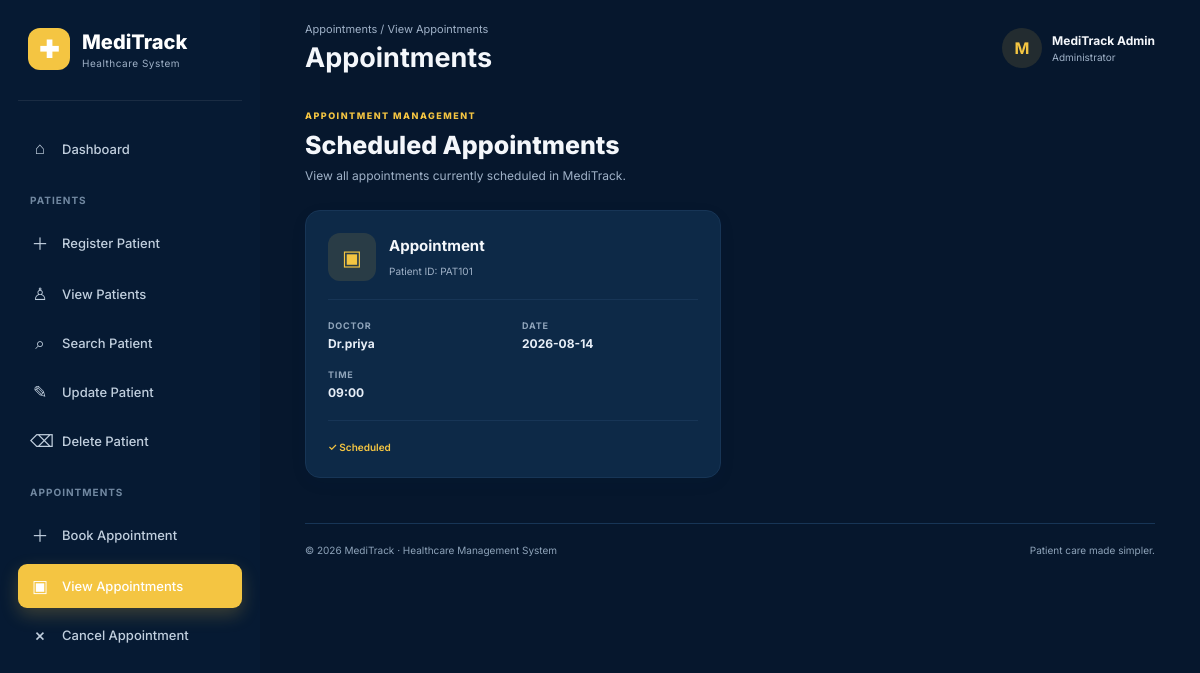
The app's page /appointments with its own data.
### models.py (models this page shows)
class Appointment(Base):
    __tablename__ = "appointments"
    id = Column(Integer, primary_key=True, index=True)
    patient_id = Column(String)
    doctor = Column(String)
    date = Column(String)
    time = Column(String)

### app.py (the view)
@app.get("/appointments", response_class=HTMLResponse)
def view_appointments(request: Request):
    db = SessionLocal()
    appointment_list = db.query(models.Appointment).all()
    db.close()
    return templates.TemplateResponse(
        request=request,
        name="appointments.html",
        context={
            "request": request,
            "appointment_list": appointment_list
        }
    )

### templates/appointments.html (shortened to what this page needs)
<!DOCTYPE html>
<html lang="en">
<head>
<link rel="stylesheet" href="/static/style.css">
</head>
<body>
<aside class="sidebar">
<div class="brand">
<div class="brand-icon">✚</div>
<div>
<h2>MediTrack</h2>
<span>Healthcare System</span>
</div>
</div>
<nav class="sidebar-nav">
<a href="/" class="nav-item"><span>⌂</span>Dashboard</a>
<div class="nav-title">PATIENTS</div>
<a href="/register" class="nav-item"><span>＋</span>Register Patient</a>
<a href="/patients" class="nav-item"><span>♙</span>View Patients</a>
<a href="/search" class="nav-item"><span>⌕</span>Search Patient</a>
<a href="/update" class="nav-item"><span>✎</span>Update Patient</a>
<a href="/delete" class="nav-item danger-link"><span>⌫</span>Delete Patient</a>
<div class="nav-title">APPOINTMENTS</div>
<a href="/book-appointment" class="nav-item"><span>＋</span>Book Appointment</a>
<a href="/appointments" class="nav-item active"><span>▣</span>View Appointments</a>
<a href="/cancel-appointment" class="nav-item"><span>×</span>Cancel Appointment</a>
</nav>
</aside>
<main class="main-content">
<header class="topbar">
<div>
<p class="breadcrumb">Appointments / View Appointments</p>
<h1>Appointments</h1>
</div>
<div class="profile">
<div class="profile-avatar">M</div>
<div>
<strong>MediTrack Admin</strong>
<span>Administrator</span>
</div>
</div>
</header>
<section class="page-intro">
<span class="section-label">APPOINTMENT MANAGEMENT</span>
<h2>Scheduled Appointments</h2>
<p>View all appointments currently scheduled in MediTrack.</p>
</section>
{% if appointment_list %}
<div class="appointments-grid">
{% for appointment in appointment_list %}
<div class="appointment-view-card">
<div class="appointment-view-header">
<div class="appointment-view-icon">▣</div>
<div>
<h3>Appointment</h3>
<span>Patient ID: {{ appointment.patient_id }}</span>
</div>
</div>
<div class="appointment-details">
<div class="appointment-detail">
<span>DOCTOR</span>
<strong>{{ appointment.doctor }}</strong>
</div>
<div class="appointment-detail">
<span>DATE</span>
<strong>{{ appointment.date }}</strong>
</div>
<div class="appointment-detail">
<span>TIME</span>
<strong>{{ appointment.time }}</strong>
</div>
</div>
<div class="appointment-status">
<span>✓ Scheduled</span>
</div>
</div>
{% endfor %}
</div>
{% endif %}
<footer class="main-footer">
<p>© 2026 MediTrack · Healthcare Management System</p>
<p>Patient care made simpler.</p>
</footer>
</main>
</body>
</html>

### templates/style.css (style rules this page uses)
* { margin: 0; padding: 0; box-sizing: border-box; }
body { font-family: "Inter", Arial, sans-serif; background: #06172D; color: #F4F7FB; }
a { text-decoration: none; }
.sidebar { position: fixed; left: 0; top: 0; width: 260px; height: 100vh; background: #061A33; color: white; padding: 28px 18px; display: flex; flex-direction: column; z-index: 100; }
.brand { display: flex; align-items: center; gap: 12px; padding: 0 10px 30px; border-bottom: 1px solid rgba(255, 255, 255, 0.08); }
.brand-icon { width: 42px; height: 42px; background: #F4C542; border-radius: 12px; display: flex; align-items: center; justify-content: center; font-size: 24px; font-weight: 700; }
.brand h2 { font-size: 20px; font-weight: 800; }
.brand span { display: block; color: #9FB1C7; font-size: 10px; margin-top: 3px; letter-spacing: 0.5px; }
.sidebar-nav { margin-top: 25px; display: flex; flex-direction: column; gap: 5px; }
.nav-title { font-size: 10px; font-weight: 700; color: #7188A1; letter-spacing: 1px; padding: 18px 12px 7px; }
.nav-item { display: flex; align-items: center; gap: 12px; padding: 12px; border-radius: 9px; color: #C1CFDE; font-size: 13px; font-weight: 500; transition: 0.2s; }
.nav-item span { width: 20px; text-align: center; font-size: 17px; }
.nav-item.active { background: #F4C542; color: white; box-shadow: 0 7px 18px rgba(244, 197, 66, .22); }
.main-content { margin-left: 260px; min-height: 100vh; padding: 0 45px 35px; }
.topbar { height: 95px; display: flex; align-items: center; justify-content: space-between; }
.breadcrumb { color: #9FB1C7; font-size: 11px; margin-bottom: 5px; }
.topbar h1 { font-size: 27px; color: #F4F7FB; margin: 0; }
.profile { display: flex; align-items: center; gap: 10px; }
.profile-avatar { width: 40px; height: 40px; background: rgba(244, 197, 66, .12); color: #F4C542; border-radius: 50%; display: flex; align-items: center; justify-content: center; font-weight: 700; }
.profile strong { display: block; font-size: 12px; }
.profile span { display: block; font-size: 10px; color: #9FB1C7; margin-top: 3px; }
.section-label { color: #F4C542; font-size: 9px; font-weight: 800; letter-spacing: 1.5px; }
.main-footer { margin-top: 45px; padding-top: 20px; border-top: 1px solid #173556; display: flex; justify-content: space-between; color: #8FA4BA; font-size: 10px; }
.page-intro { margin: 8px 0 24px; }
.page-intro h2 { margin: 7px 0 6px; font-size: 25px; font-weight: 800; color: #F4F7FB; }
.page-intro p { margin: 0; color: #9FB1C7; font-size: 12px; line-height: 1.7; }
.appointments-grid { display: grid; grid-template-columns: repeat(2, 1fr); gap: 18px; }
.appointment-view-card { background: #0D2947; border: 1px solid #173556; border-radius: 15px; padding: 22px; box-shadow: 0 5px 18px rgba(20, 40, 70, .05); transition: .2s; }
.appointment-view-header { display: flex; align-items: center; gap: 13px; padding-bottom: 18px; border-bottom: 1px solid #173556; }
.appointment-view-icon { width: 48px; height: 48px; border-radius: 12px; background: rgba(244, 197, 66, .12); color: #F4C542; display: flex; align-items: center; justify-content: center; font-size: 21px; }
.appointment-view-header h3 { font-size: 15px; color: #F4F7FB; margin-bottom: 4px; }
.appointment-view-header span { font-size: 10px; color: #9FB1C7; }
.appointment-details { display: grid; grid-template-columns: 1fr 1fr; gap: 18px; margin: 20px 0; }
.appointment-detail { display: flex; flex-direction: column; gap: 5px; }
.appointment-detail span { font-size: 9px; font-weight: 700; color: #8FA4BA; letter-spacing: .8px; }
.appointment-detail strong { font-size: 12px; color: #E7EEF7; }
.appointment-status { border-top: 1px solid #173556; padding-top: 14px; }
.appointment-status span { font-size: 10px; color: #F4C542; font-weight: 600; }
body { background: #06172D !important; }

### records on screen
Appointment: patient_id "PAT101", doctor "Dr.priya", date "2026-08-14", time "09:00"
